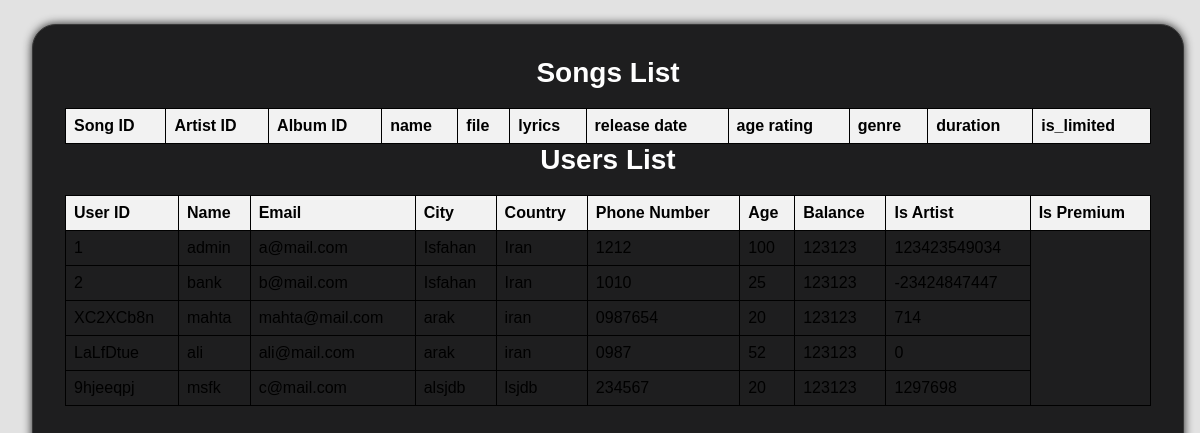
The page /participant on the database as committed earlier.
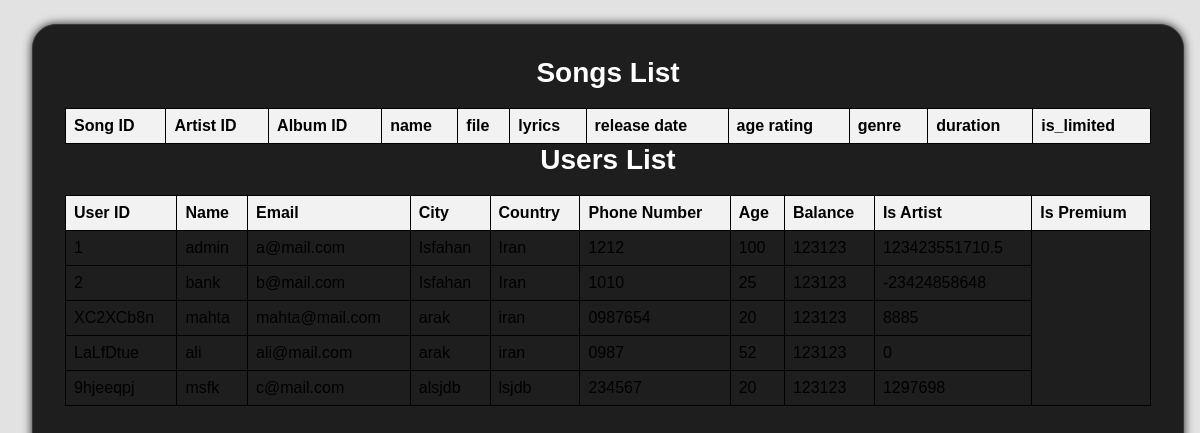
The same page on the database as committed later.
### tables this page shows
CREATE TABLE USERS (
            user_id TEXT PRIMARY KEY,
            name TEXT,
            email TEXT,
            city TEXT,
            country TEXT,
            phone TEXT,
            age INTEGER CHECK(age >= 9 AND age <= 120),
            password TEXT,
            balance INTEGER DEFAULT 0,
            is_artist BOOLEAN DEFAULT 0,
            is_premium BOOLEAN DEFAULT 0
        );

### app.py (the view)
@app.route("/participant")
def participants():
    with sqlite3.connect("database.db") as connect:
        cursor = connect.cursor()
        cursor.execute("SELECT * FROM USERS")
        data = cursor.fetchall()
    return render_template("participants.html", data=data)

### templates/participants.html (shortened to what this page needs)
<!DOCTYPE html>
<html>
  <head>
    <link
      rel="stylesheet"
      type="text/css"
      href="{{ url_for('static', filename='css/style.css') }}"
    />
  </head>
  <body>
    <div class="div-header">
      <h1>Songs List</h1>
      <table style="width: 100%">
        <tr>
          <th>Song ID</th>
          <th>Artist ID</th>
          <th>Album ID</th>
          <th>name</th>
          <th>file</th>
          <th>lyrics</th>
          <th>release date</th>
          <th>age rating</th>
          <th>genre</th>
          <th>duration</th>
          <th>is_limited</th>
        </tr>
      </table>
      <h1>Users List</h1>
      <table style="width: 100%">
        <tr>
          <th>User ID</th>
          <th>Name</th>
          <th>Email</th>
          <th>City</th>
          <th>Country</th>
          <th>Phone Number</th>
          <th>Age</th>
          <th>Balance</th>
          <th>Is Artist</th>
          <th>Is Premium</th>
        </tr>
        {% for participant in data %}
        <tr>
          <td>{{ participant[0] }}</td>
          <td>{{ participant[1] }}</td>
          <td>{{ participant[2] }}</td>
          <td>{{ participant[3] }}</td>
          <td>{{ participant[4] }}</td>
          <td>{{ participant[5] }}</td>
          <td>{{ participant[6] }}</td>
          <td>{{ participant[7] }}</td>
          <td>{{ participant[8] }}</td>
        </tr>
        {% endfor %}
      </table>
    </div>
  </body>
</html>

Rows that differ between the two databases and show on the page:
changed USERS "admin": balance "123423549034" → "123423551710.5"
changed USERS "bank": balance "-23424847447" → "-23424858648"
changed USERS "XC2XCb8n": balance "714" → "8885"
